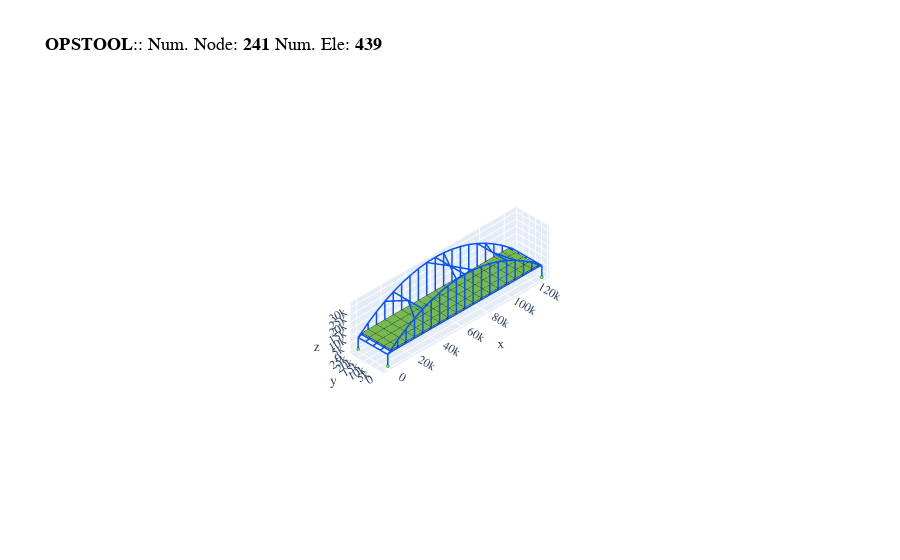

Notebook code cell kept with this figure:
### Code cell
fig = opsvis.plot_model()
fig.show(renderer="jupyterlab")
# fig.show(renderer="notebook")
# fig.show(renderer="browser")
# fig.show()  # for auto
# fig.write_html("**.html")

### Figure 1 — Plotly figure (JSON) as saved in the notebook; plotly's stock layout.template omitted (floating-point values rounded to 4 significant figures; data arrays with more than 128 entries replaced by an {"elided": "..."} marker saying what was removed)
{"data": [{"color": "#76b852", "customdata": {"elided": "288 str values"}, "hovertemplate": "%{customdata}", "i": {"elided": "144 int values"}, "j": {"elided": "144 int values"}, "k": {"elided": "144 int values"}, "name": "ShellMITC4", "opacity": 1, "type": "mesh3d", "x": {"elided": "288 int values"}, "y": {"elided": "288 int values"}, "z": {"elided": "288 int values"}}, {"connectgaps": false, "hoverinfo": "skip", "line": {"color": "black", "width": 1}, "mode": "lines", "name": "Edge", "type": "scatter3d", "x": {"elided": "432 int values"}, "y": {"elided": "432 int values"}, "z": {"elided": "432 int values"}}, {"connectgaps": false, "customdata": {"elided": "734 str values"}, "hovertemplate": "%{customdata}", "line": {"color": "#0652ff", "width": 3}, "mode": "lines", "name": "ElasticBeam3d", "type": "scatter3d", "x": {"elided": "1101 int values"}, "y": {"elided": "1101 int values"}, "z": {"elided": "1101 int values"}}, {"customdata": {"elided": "241 str values"}, "hovertemplate": "x: %{x}<br>y: %{y}<br>z: %{z} <br>nodeTag: %{customdata}", "marker": {"color": "#580f41", "size": 1e-05, "symbol": "circle"}, "mode": "markers", "name": "Nodes", "type": "scatter3d", "x": {"elided": "241 int values"}, "y": {"elided": "241 int values"}, "z": {"elided": "241 int values"}}, {"connectgaps": false, "line": {"color": "#15b01a", "width": 1}, "mode": "lines", "name": "BC", "type": "scatter3d", "x": [0, 0, 0, 0, 0, null, -745, 745, 745, -745, -745, null, -745, 745, 745, -745, -745, null, 125000, 125000, 125000, 125000, 125000, null, 124255, 125745, 125745, 124255, 124255, null, 124255, 125745, 125745, 124255, 124255, null, 0, 0, 0, 0, 0, null, -745, 745, 745, -745, -745, null, -745, 745, 745, -745, -745, null, 125000, 125000, 125000, 125000, 125000, null, 124255, 125745, 125745, 124255, 124255, null, 124255, 125745, 125745, 124255, 124255, null], "y": [-745, 745, 745, -745, -745, null, 0, 0, 0, 0, 0, null, -745, -745, 745, 745, -745, null, -745, 745, 745, -745, -745, null, 0, 0, 0, 0, 0, null, -745, -745, 745, 745, -745, null, 23255, 24745, 24745, 23255, 23255, null, 24000, 24000, 24000, 24000, 24000, null, 23255, 23255, 24745, 24745, 23255, null, 23255, 24745, 24745, 23255, 23255, null, 24000, 24000, 24000, 24000, 24000, null, 23255, 23255, 24745, 24745, 23255, null], "z": [0, 0, -1490, -1490, 0, null, 0, 0, -1490, -1490, 0, null, -745, -745, -745, -745, -745, null, 0, 0, -1490, -1490, 0, null, 0, 0, -1490, -1490, 0, null, -745, -745, -745, -745, -745, null, 0, 0, -1490, -1490, 0, null, 0, 0, -1490, -1490, 0, null, -745, -745, -745, -745, -745, null, 0, 0, -1490, -1490, 0, null, 0, 0, -1490, -1490, 0, null, -745, -745, -745, -745, -745, null]}], "layout": {"autosize": true, "font": {"family": "Arial, sans-serif"}, "scene": {"aspectmode": "manual", "aspectratio": {"x": 1.233, "y": 0.2485, "z": 0.3313}, "camera": {"center": {"x": 0, "y": 0, "z": 0}, "eye": {"x": -3.5, "y": -3.5, "z": 3.5}, "projection": {"type": "orthographic"}, "up": {"x": 0, "y": 0, "z": 1}}}, "showlegend": false, "title": {"font": {"color": "black", "family": "courier", "size": 18}, "text": "<b>OPSTOOL</b>:: Num. Node: <b>241</b> Num. Ele: <b>439</b>"}}}
